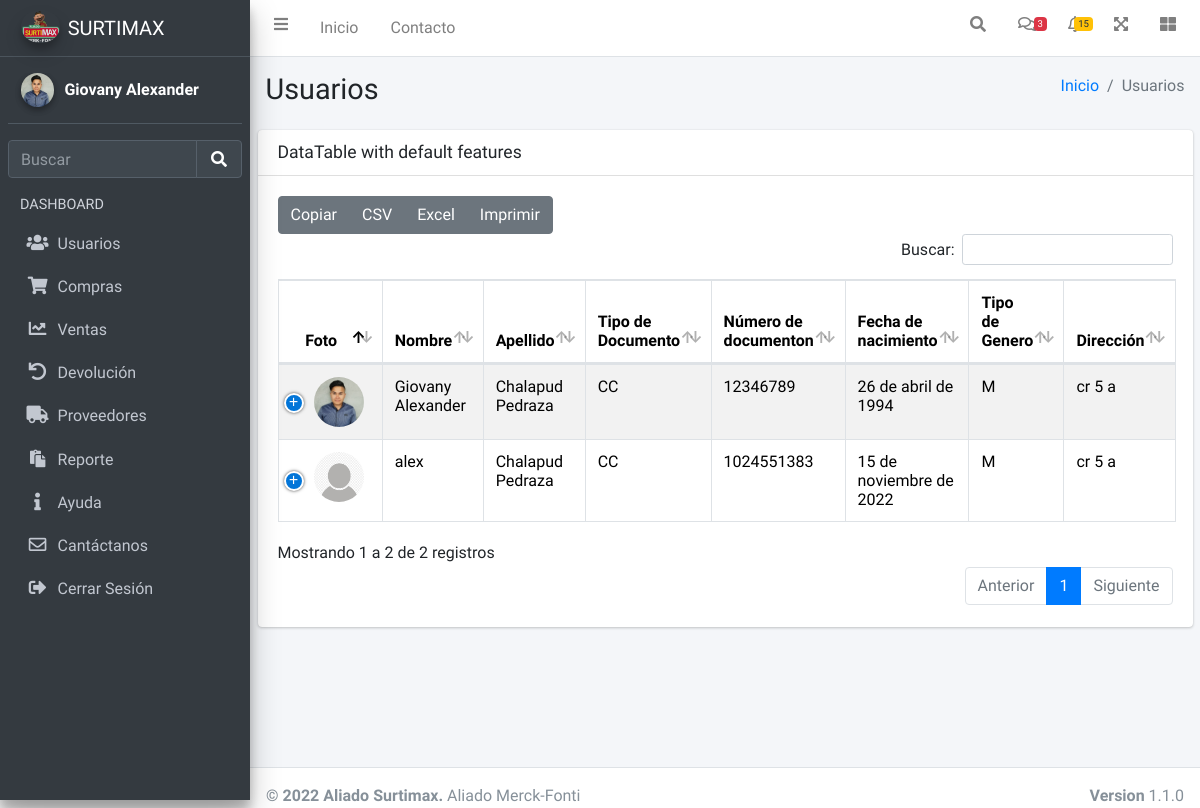
The page /usuarios/ (signed in) on the database its author committed.
### usuarios/models.py (models this page shows, shortened)
class Usuario(models.Model):
    nombre=models.CharField(max_length=45, verbose_name="Nombre")
    apellidos=models.CharField(max_length=45, verbose_name="Apellidos")
    foto=models.ImageField(upload_to='images/usuarios',blank=True, default='images/usuarios/default.jpg')
    class TipoDocumento(models.TextChoices):
        CC='CC', _('Cédula de Ciudadanía')
        CE='CE', _('Cédula de Extranjería')
        OT='Otro', _('Otro Tipo de Documento')
    tipoDocumento=models.CharField(max_length=4, choices=TipoDocumento.choices, default=TipoDocumento.CC, verbose_name="Tipo de Documento")
    documento=models.CharField(max_length=50,verbose_name="Número de documento")
    fecha_nacimiento=models.DateField(verbose_name="Fecha de nacimiento", help_text=u"MM/DD/AAAA")
    class Genero(models.TextChoices):
        F='F', _('Femenino')
        M='M', _('Masculino')
    genero=models.CharField(max_length=2, choices=Genero.choices, default=Genero.F, verbose_name="Tipo de Genero")
    direccion=models.CharField(max_length=100,verbose_name="Dirección")
    telefono=models.CharField(max_length=20,verbose_name="Teléfono")
    email=models.CharField(max_length=50,verbose_name="Correo")
    email= models.EmailField(max_length=150, verbose_name='Correo')
    class Rol(models.TextChoices):
        Administrador='Administrador', _('Administrador')
        Empleado='Empleado', _('Empleado')
        Cliente='Cliente', _('Cliente')
        Proveedor='Proveedor', _('Proveedor')
    rol=models.CharField(max_length=13, choices=Rol.choices, default=Rol.Empleado, verbose_name="Rol")
    class Estado(models.TextChoices):
        ACTIVO='1', _('Activo')
        INACTIVO='0', _('Inactivo')
    estado=models.CharField(max_length=1, choices=Estado.choices, default=Estado.ACTIVO, verbose_name="Estado")
    user=models.ForeignKey(User, on_delete= models.CASCADE)

### usuarios/views.py (the view, shortened to what this page needs)
# urls.py: path('usuarios/', include('usuarios.urls'), name='usuarios'),
@login_required
@permission_required('usuarios.views_usuario')
def usuarios(request, modal_status='hid'):
    titulo="Usuarios"
    usuarios= Usuario.objects.filter(estado='1')
    modal_title= ""
    modal_txt= ""
    modal_submit= ""
    pk_usuario = ""
    tipo= None
    form_update= None
    form =UsuarioForm()
    context={
        'titulo': titulo,
        'form': form,
        'usuarios': usuarios,
        'modal_status' :modal_status,
        'modal_submit' :modal_submit,
        'modal_title' :modal_title,
        'modal_txt' :modal_txt,
        'pk': pk_usuario,
        'tipo' : tipo,
        'form_update':form_update
    }
    return render(request, 'usuarios/usuarios.html', context)

### usuarios/forms.py
class UsuarioForm(ModelForm):
    class Meta:
        model= Usuario
        exclude=['estado', 'user']
        widgets={
                'fecha_nacimiento': widgets.DateInput(attrs={'type':'date'})
        }

### main/context_processors.py (called while the page is built)
def sesion(request):
    usuario_actual= request.user
    image_user=r"../media/images/usuarios/default.png"
    if request.user.is_authenticated:
        if Usuario.objects.filter(user_id=usuario_actual.id):
           image_user=Usuario.objects.get(user_id=usuario_actual.id).foto.url
    context={
        'usuario_actual':usuario_actual,
        'image_user': image_user
    }
    return context

### main/templates/usuarios/usuarios.html (shortened to what this page needs)
{% extends 'partials/body.html' %}
{% load static %}
{% block contenido %}
<div class="card">
  {% if perms.usuarios.add_usuario %}
  <div class="card-header">
    <h3 class="card-title">DataTable with default features</h3>
  </div>
  <div class="card-body">
    <table id="tabla-general" class="table table-bordered table-striped">
      <thead >
        <tr>
          <th class="col text-center">Foto</th>
          <th>Nombre</th>
          <th>Apellido</th>
          <th>Tipo de Documento</th>
          <th>Número de documenton</th>
          <th>Fecha de nacimiento</th>
          <th>Tipo de Genero</th>
          <th>Dirección</th>
        </tr>
      </thead>
      <tbody>
        {% for usuario in usuarios %}
        <tr>
          {% if usuario.estado == '1' %}
          {% if usuario.foto.url != "" %}
          <td class="align middle text-center"><img class="rounded-circle" src="{{ MEDIA_URL }}{{usuario.foto.url}}" alt="" width="50" height="50"></td>
          {% else %}
          <td class="align middle text-center"><img class="rounded-circle" src="/media/images/usuarios/default.jpg" alt="" width="50" height="50"></td>
          {% endif %}
          <td>{{usuario.nombre}}</td>
          <td>{{usuario.apellidos}}</td>
          <td>{{usuario.tipoDocumento}}</td>
          <td>{{usuario.documento}}</td>
          <td>{{usuario.fecha_nacimiento}}</td>
          <td>{{usuario.genero}}</td>
          <td>{{usuario.direccion}}</td>
          {% endif %}
        </tr>
        {% endfor %}
      </tbody>
    </table>
  </div>
</div>
{% endif %}
{% endblock contenido %}

### main/templates/partials/body.html (shortened to what this page needs)
{% load bootstrap5 %}
{% bootstrap_css %}
{% load static %}
<!DOCTYPE html>
<html lang="en">
<head>
        <link rel="stylesheet" href="{% static 'fontawesome-free/css/all.min.css' %}">
        <link rel="stylesheet" href="https://code.ionicframework.com/ionicons/2.0.1/css/ionicons.min.css">
        <link rel="stylesheet" href="{% static 'css/adminlte.min.css' %}">
        <link rel="stylesheet" href="{% static 'datatables-bs4/css/dataTables.bootstrap4.min.css' %}">
        <link rel="stylesheet" href="{% static 'datatables-responsive/css/responsive.bootstrap4.min.css' %}">
        <link rel="stylesheet" href="{% static 'datatables-buttons/css/buttons.bootstrap4.min.css' %}">
        <link rel="stylesheet" href="{% static 'css/jquery.toast.css' %}">
        <link rel="stylesheet" href="{% static 'css/style.css' %}">
        <link href="{% static 'css/select2.min.css' %}" rel="stylesheet" />
</head>
<body class="hold-transition sidebar-mini layout-fixed">
        <div class="wrapper">
                {% include 'partials/navbar.html' %}
                {% include 'partials/sidebar.html' %}
                <div class="content-wrapper overflow-auto" style="height: 80%;">
                        {% include 'partials/header.html' %}
                        <div class="container">
                        {% block contenido%}
                        {% endblock contenido%}
                </div>
        </div>
                        {% include 'partials/footer.html' %}
</body>
</html>

### main/templates/partials/navbar.html (shortened to what this page needs)
{% load static %}
<nav class="main-header navbar navbar-expand navbar-white navbar-light">
  <ul class="navbar-nav">
    <li class="nav-item">
      <a class="nav-link" data-widget="pushmenu" href="#" role="button"><i
          class="fas fa-bars"></i></a>
    </li>
    <li class="nav-item d-none d-sm-inline-block">
      <a href="{% url 'inicio-admin' %}" class="nav-link">Inicio</a>
    </li>
    <li class="nav-item d-none d-sm-inline-block">
      <a href="#" class="nav-link">Contacto</a>
    </li>
  </ul>
  <ul class="navbar-nav ml-auto">
    <li class="nav-item">
      <a class="nav-link" data-widget="navbar-search" href="#" role="button">
        <i class="fas fa-search"></i>
      </a>
    </li>
    <li class="nav-item dropdown">
      <a class="nav-link" data-toggle="dropdown" href="#">
        <i class="far fa-comments"></i>
        <span class="badge badge-danger navbar-badge">3</span>
      </a>
    </li>
    <li class="nav-item dropdown">
      <a class="nav-link" data-toggle="dropdown" href="#">
        <span class="badge badge-warning navbar-badge">15</span>
      </a>
    </li>
    <li class="nav-item">
      <a class="nav-link" data-widget="fullscreen" href="#" role="button">
        <i class="fas fa-expand-arrows-alt"></i>
      </a>
    </li>
    <li class="nav-item">
      <a class="nav-link" data-widget="control-sidebar"
        data-controlsidebar-slide="true" href="#" role="button">
        <i class="fas fa-th-large"></i>
      </a>
    </li>
  </ul>
</nav>

### main/templates/partials/sidebar.html (shortened to what this page needs)
{% load static %}
{% load %}
<aside class="main-sidebar sidebar-dark-primary elevation-4">
    <a href="index3.html" class="brand-link">
        <img src="{% static 'img/LOGOilustracionLimpio.png' %}" alt="ilustracion Limpio Logo"
            class="brand-image img-circle elevation-3" style="opacity: .8">
        <span class="brand-text font-weight-light">SURTIMAX</span>
    </a>
    <div class="sidebar">
        <div class="user-panel mt-3 pb-3 mb-3 d-flex">
            <div class="image">
                <img src="{{MEDIA_URL}}{{image_user}}"
                    class="img-circle elevation-2" alt="User Image">
            </div>
            <div class="info text-white">
                <strong>{{usuario_actual.first_name}}</strong>
            </div>
        </div>
        <div class="form-inline">
            <div class="input-group" data-widget="sidebar-search">
                <input class="form-control form-control-sidebar" type="search"
                    placeholder="Buscar" aria-label="Search">
                <div class="input-group-append">
                    <button class="btn btn-sidebar">
                        <i class="fas fa-search fa-fw"></i>
                    </button>
                </div>
            </div>
        </div>
        <nav class="mt-2">
            <ul class="nav nav-pills nav-sidebar flex-column"
                data-widget="treeview" role="menu" data-accordion="false">
                <li class="nav-header">DASHBOARD</li>
                <li class="nav-item">
                    <a href="{% url 'usuarios' %}" class="nav-link">
                        <i class="nav-icon fas fa-users"></i>
                        <p>
                            Usuarios
                        </p>
                    </a>
                </li>
                <li class="nav-item">
                    <a href="{% url 'compras' %}" class="nav-link">
                        <i class="nav-icon fas fa-shopping-cart"></i>
                        <p>
                            Compras
                        </p>
                    </a>
                </li>
                <li class="nav-item">
                    <a href="{% url 'compras' %}" class="nav-link">
                        <i class="nav-icon fas fa-chart-line"></i>
                        <p>
                            Ventas
                        </p>
                    </a>
                </li>
                <li class="nav-item">
                    <a href="pages/kanban.html" class="nav-link">
                        <i class="nav-icon fas fa-undo"></i>
                        <p>
                            Devolución
                        </p>
                    </a>
                </li>
                <li class="nav-item">
                    <a href="{% url 'proveedores' %}" class="nav-link">
                        <i class="nav-icon fas fa-truck"></i>
                        <p>
                            Proveedores
                        </p>
                    </a>
                </li>
                <li class="nav-item">
                    <a href="{% url 'reportes_informe' %}"  class="nav-link">
                        <i class="nav-icon fas fa-paste"></i>
                        <p>
                            Reporte
                        </p>
                    </a>
                </li>
                <li class="nav-item">
                    <a href="pages/kanban.html" class="nav-link">
                        <i class="nav-icon fas fa-info"></i>
                        <p>
                            Ayuda
                        </p>
                    </a>
                </li>
                <li class="nav-item">
                    <a href="{% url 'contacto' %}" class="nav-link">
                        <i class="far fa-envelope nav-icon"></i>
                            <p>
                                Cantáctanos
                            </p>
                    </a>
                </li>
                <li class="nav-item">
                    <a href="{% url 'logout' %}" class="nav-link">
                        <i class="nav-icon fas fa-sign-out-alt"></i>
                        <p>
                            Cerrar Sesión
                        </p>
                    </a>
                </li>
            </ul>
        </nav>
    </div>
</aside>

### main/templates/partials/header.html
{% load static %}
  <div class="content-header">
    <div class="container-fluid">
        <div class="row mb-2">
            <div class="col-sm-6">
                <h1 class="m-0">{{titulo}}</h1>
            </div>
            <div class="col-sm-6">
                <ol class="breadcrumb float-sm-right">
                    <li class="breadcrumb-item"><a href="{% url 'inicio-admin' %}">Inicio</a></li>
                    <li class="breadcrumb-item active">{{titulo}}</li>
                </ol>
            </div>
        </div>
    </div>
</div>

### main/templates/partials/modal.html (shortened to what this page needs)
{% load crispy_forms_tags %}

### main/templates/partials/toast.html (shortened to what this page needs)
{% load static %}

### main/templates/partials/footer.html
{% load static %}
<footer class="main-footer " style="height: 14px;">
    <strong>&copy; 2022 <a>Aliado Surtimax</a>.</strong>
    Aliado Merck-Fonti
    <div class="float-right d-none d-sm-inline-block">
      <b>Version</b> 1.1.0
    </div>
  </footer>

### main/templates/partials/js.html (shortened to what this page needs)
{% load static %}

### rows shown on the page
Usuario: foto (picture), nombre "Giovany Alexander", apellidos "Chalapud Pedraza", tipoDocumento "CC", documento "12346789", fecha_nacimiento "26 de abril de 1994", genero "M", direccion "cr 5 a"
Usuario: foto (placeholder picture), nombre "alex", apellidos "Chalapud Pedraza", tipoDocumento "CC", documento "1024551383", fecha_nacimiento "15 de noviembre de 2022", genero "M", direccion "cr 5 a"

### other values the page prints
{{ usuario_actual.first_name }} "Giovany Alexander"
{{ titulo }} "Usuarios"
